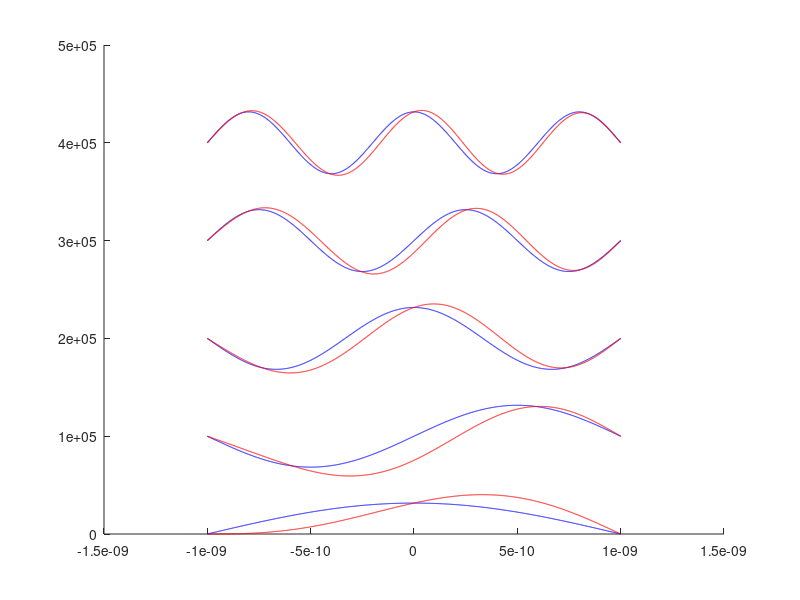
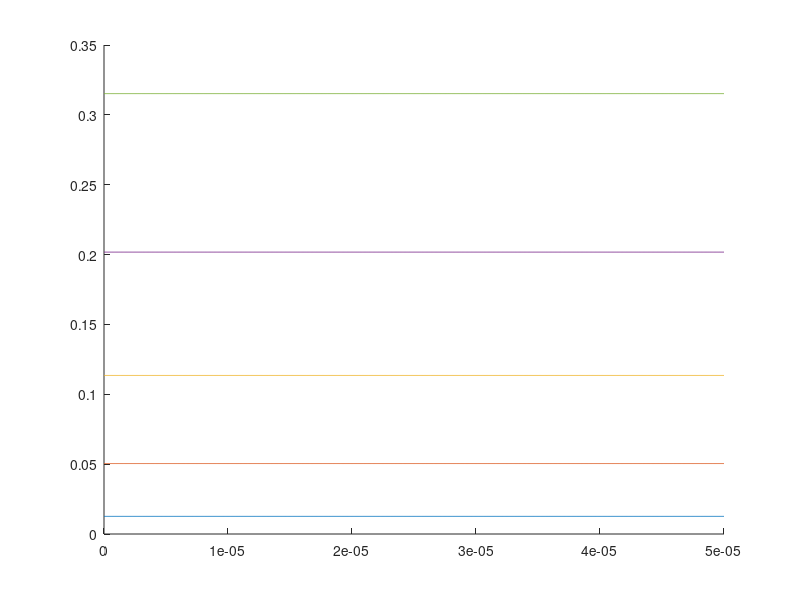
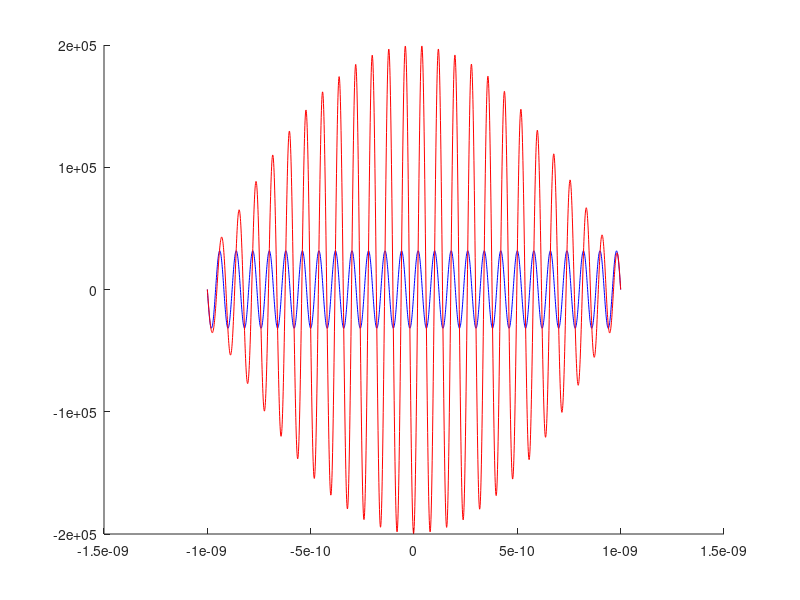

The MATLAB script that drew these images, in order:
% Soll grafik 1: Psi(x)
% Variablen:
%	l
%	x
%	epsilon (= 1)
%	n
%	Psi(x)
% Ausgabe in PS und PDF

% Soll grafik 2: E(n, a)
% Variablen:
%	l
%	epsilon
%	n
%	E(n, a)
% Ausgabe in PS und PDF

%-----Variabeln-----
l = 10^-9;
xSteps = 225;
xSteps = 2000;
delta = (2*l/xSteps);
%x = -l*1.5 : delta : +l*1.5;
x = -l : delta : +l;
n = 1 : 200;
n = 1 : 500;
nPlot = 1 : 5;
kurvenVersatz = 1e5
%n = [1, 2];


safe = 0


%-----Verarbeitung-----
m = 9.10938291*10^-31;		% Elektronenmasse
h = 6062606957*10^-34;		% Planck-Konstante
hQuer = h/2*pi;
E = zeros(1, length(n));
Psi = zeros(length(n), length(x));
for ln = n
    E(ln) = h^2*ln^2 / (32*m*l^2);
    %k = sqrt(2*m*E/(hQuer^2));
    %k = ln*pi*x / (2*l);
    k = pi/l * (n+1/2);
    LamdaP = 1i*k;
    LamdaN = -LamdaP;
    %y = (exp(LamdaP(ln)*x) + (-1)^(ln+1).*exp(LamdaN(ln)*x)) ./ (2*1i^(ln+1));
    if mod(ln, 2) == 0
        y = sin(ln*pi*x/(2*l));
    else
        y = cos(ln*pi*x/(2*l));
    end
    Psi(ln,1:length(x)) = 1/sqrt(l) .* y;
end




%-----Verarbeitung gestoert-----
gamma = 0;
epsilon = 5*10^-5;
E1_k = zeros(1, length(n));
H1 = x * -1;
PsiG = zeros(length(n), length(x));

psi1_l = zeros(length(n), length(x));

for ln = n
	E1_k(ln) = dot(Psi(ln, :), H1.*Psi(ln, :));

	k = ln;
	for l = n % + ceil(l/2)
		if mod((l + k), 2) == 1
%			psi0_l = sum(~Psi(l, :).*H1.*Psi(k, :).*delta) / (E(k)-E(l));
			psi0_l = dot(Psi(l, :), H1.*Psi(k, :)) / (E(k)-E(l));
			psi1_l(ln, :) = psi1_l(ln, :) + psi0_l .* Psi(l, :);
		end
	end
end




%-----Plot grafik 1: Psi(x)-----
clf('reset')			% clear figure
hold on;

s = zeros(1, length(n));
for ln = nPlot		% ungestoerter Plot
	%plot(x, Psi(ln, :) + (ln-1)*2e05, 'Color', 'black')		% Psi
    plot(x, Psi(ln, :) +(ln-1)*kurvenVersatz, 'Color', 'blue')		% Psi

	s(ln) = sum(Psi(ln, :).^2.*delta);
end

% print('Psi_ungestoert', '-depsc', '-noui')
% print('Psi_ungestoert', '-dpdf', '-noui')

% figure
% hold on;

sG = zeros(1, length(n));
for ln = nPlot		% gestoerter Plot
	PsiG(ln, :) = (1+1i*epsilon*gamma).*Psi(ln, :) ...
													+ epsilon.*psi1_l(ln, :);
	%plot(x, PsiG(ln, 1:length(x)) + (ln-1)*2e05, 'Color', 'red')		% Psi
    plot(x, PsiG(ln, 1:length(x)) + (ln-1)*kurvenVersatz, 'Color', 'red')		% Psi

	sG(ln) = sum(PsiG(ln, :).^2.*delta);
end

% print('Psi_gestoert', '-depsc', '-noui')
if safe; then print('Psi_gestoert', '-dpdf', '-noui'); end

%-----Plot grafik 2: E(n, a)-----
figure
hold on;
%epsilon = 3 *10^12
xEpsilon = 0 : epsilon / xSteps : epsilon;
for ln = nPlot		% Energie Plot
	plot(xEpsilon, E(ln) + xEpsilon*E1_k(ln))		% Psis
end

%print('Energie_gestoert', '-depsc', '-noui')
if safe; then print('Energie_gestoert', '-dpdf', '-noui'); end

%------------ 100-ste
figure
hold on;

nPlot = 50;
epsilon = 10^-2;

s = zeros(1, 2);
for ln = nPlot		% ungestoerter Plot
	%plot(x, Psi(ln, :) + (ln-1)*2e05, 'Color', 'black')		% Psi
    plot(x, Psi(ln, :) , 'Color', 'blue')		% Psi

	s(ln) = sum(Psi(ln, :).^2.*delta);
end

% print('Psi_ungestoert', '-depsc', '-noui')
% print('Psi_ungestoert', '-dpdf', '-noui')

% figure
% hold on;

sG = zeros(1, 2);
for ln = nPlot		% gestoerter Plot
	PsiG(ln, :) = (1+1i*epsilon*gamma).*Psi(ln, :) ...
													+ epsilon.*psi1_l(ln, :);
	%plot(x, PsiG(ln, 1:length(x)) + (ln-1)*2e05, 'Color', 'red')		% Psi
    plot(x, PsiG(ln, 1:length(x)), 'Color', 'red')		% Psi

	sG(ln) = sum(PsiG(ln, :).^2.*delta);
end

% print('Psi_gestoert', '-depsc', '-noui')
if safe; then print('Psi_100_gestoert', '-dpdf', '-noui'); end

hold off
